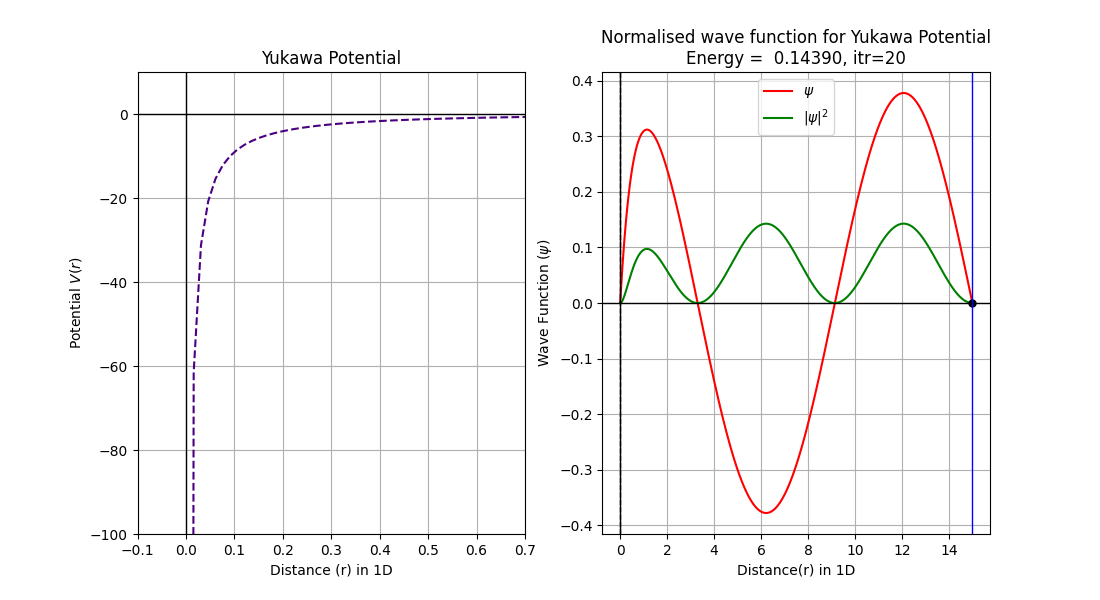

The Python source for this figure:
#Solution of Schrodinger's 1D wave  equation for Yukawa potential
#Euler Method

import numpy as np
import matplotlib.pyplot as plt
from scipy.integrate import simpson


#Define the dimensionless potential
def V(r):
    b=1
    return -(1/r)*np.exp(-r/b)

nodes=int(input('Enter the number of nodes : '))

#Define the dimensionless Time Independent Schrodinger Equation
def psi(r,y,u,E):
    f=-2*(E-V(r))*y
    return f

def phi(r,y,u):
	return u
   
#Boundary conditions for a wave function
r0,y0,rn,yn=0.001,0,15,0
n=1000

#Modified Euler method with shooting parameter E as energy
def Yukawa(E):
    alpha=0.001      #Initial derivative (can be anything as it doesn't control the solution after normalization)
    r,y,u,R,Y,U=r0,y0,alpha,[r0],[y0],[alpha]
    h=(rn-r0)/n
    for i in range(0,n):   
        y_old=y
        u_old=u
        y=y+h*u
        y_old1=y
        u=u+h*psi(r,y,u,E)
        y=y_old+0.5*h*(phi(r,y_old,u_old)+phi(r+h,y,u))
        u=u_old+0.5*h*(psi(r,y_old,u_old,E)+psi(r+h,y_old1,u,E))
        r=r+h
        R.append(r)
        Y.append(y)
        U.append(u)
    return R,Y,U


#Bisection method for proper choice of energy
#Energies are negative (but finite) if Yukawa Potential supports bound states but the system here allows positive energies for bound states  as it is bounded from both ends with infinite potential at finite distance
D=eval(input('Enter the maximum energy value : '))
energies=np.arange(-10,D,0.02)
H=[]
for i in energies:
    hits=Yukawa(i)[1][-1]
    H.append(hits)

Eigen_Energy=[]
for i in range(1,len(energies)):
    a=np.signbit(H[i-1])
    b=np.signbit(H[i])
    if a!=b:
        E1=energies[i-1]
        E2=energies[i]
        itr=0.0
        while True:
            E3=(E1+E2)/2
            if Yukawa(E3)[1][-1]==0:
                break
            if Yukawa(E1)[1][-1]*Yukawa(E3)[1][-1]>0:
                E1=E3
            else:
                E2=E3
            itr=itr+1
            acc=abs(E1-E2)
            if acc<0.00000001:
                break
        Eigen_Energy.append(E3)

        
#Normalisation of wave function
N=1/np.sqrt(simpson(np.array(Yukawa(Eigen_Energy[nodes])[1])*np.array(Yukawa(Eigen_Energy[nodes])[1]),x=Yukawa(Eigen_Energy[nodes])[0]))
solution=N*np.array(Yukawa(Eigen_Energy[nodes])[1])

#Plotting and printing
plt.figure(figsize=(11,6)) 
r=np.array(Yukawa(Eigen_Energy[nodes])[0])
plt.subplot(121)
plt.plot(r,V(r),'--',color='indigo')
plt.ylabel(r'Potential $V(r)$')
plt.xlabel('Distance (r) in 1D')
plt.title('Yukawa Potential')
plt.grid()
plt.xlim(-0.1,0.7)
plt.ylim(-100,10)
plt.axvline(color='black',lw=1)
plt.axhline(color='black',lw=1)
    
plt.subplot(122)
plt.plot(r,solution,'r',lw=1.5,label=r'$\psi$')
plt.plot(r,solution**2,'g',lw=1.5,label=r'$|\psi|^2$')
plt.plot(r[-1],Yukawa(Eigen_Energy[nodes])[1][-1],'o',color='black',ms=5)
plt.title('Normalised wave function for Yukawa Potential\n'+r'Energy =%9.5f, itr=%2i'%(Eigen_Energy[nodes],itr))
plt.xlabel('Distance(r) in 1D')
plt.ylabel(r'Wave Function ($\psi$)')
plt.axhline(color='black',lw=1)
plt.axvline(color='black',lw=1)
plt.axvline(x=r0,color='black',lw=1,ls='--')
plt.axvline(x=rn,color='blue',lw=1)
plt.grid()
plt.legend(loc='best',prop={'size':10}) 
   
plt.savefig('/home/tux_blue/Desktop/GitHub/Computational-Physics-UG/Application to some physics problems/Scrodinger Equation/TISE/Euler Method/Automated Method/Python Files/Yukawa.png')
plt.show()
print('The Eigen-Energy satisfying the boundary condition is',Eigen_Energy[nodes])
        
